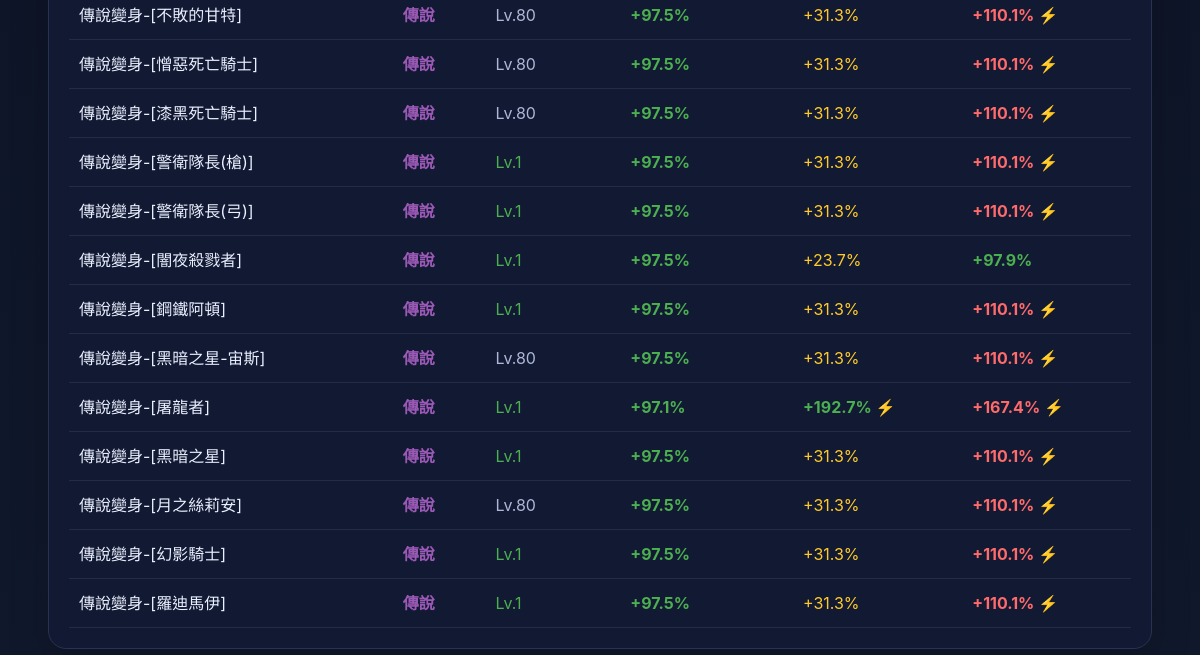
/polymorphs?grade=傳說 (lower part), run on an earlier commit of the app's database.
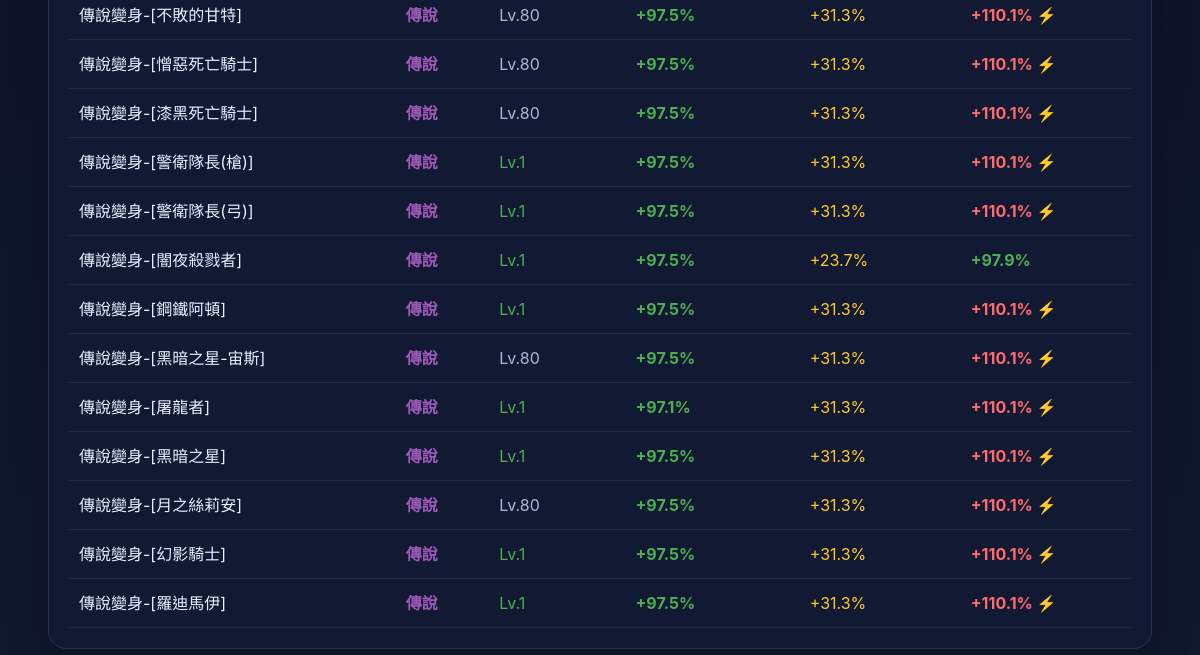
And on a later commit of the database.
### tables this page shows
CREATE TABLE polymorphs (
    id      INTEGER PRIMARY KEY,
    name    TEXT NOT NULL,
    polyid  INTEGER NOT NULL,
    note    TEXT,
    created_at DATETIME DEFAULT CURRENT_TIMESTAMP
, atkspeed INTEGER DEFAULT NULL, movespeed INTEGER DEFAULT NULL, magic_speed INTEGER DEFAULT NULL, minlevel INTEGER DEFAULT NULL, item_id INTEGER DEFAULT NULL, atk_boost REAL DEFAULT NULL, mov_boost REAL DEFAULT NULL, mag_boost REAL DEFAULT NULL, color TEXT DEFAULT '#ffffff');

### app.py (the view, shortened to what this page needs)
    @app.route("/polymorphs")
    def polymorphs():
        q = request.args.get("q", "").strip()
        grade = request.args.get("grade", "").strip()
        db = get_db()
        POLY_GRADES = [
            ("覺醒", "覺醒/支配者"),
            ("神話", "神話變身"),
            ("傳說", "傳說變身"),
            ("英雄", "英雄變身"),
            ("稀有", "稀有變身"),
            ("高級", "高級變身"),
            ("一般", "一般變身"),
        ]
        sql = """
            SELECT id, name, note, polyid, atkspeed, movespeed, magic_speed, atk_boost, mov_boost, mag_boost, minlevel,
              CASE
                WHEN name LIKE '覺醒-%' OR name LIKE '支配者-%' THEN '覺醒'
                WHEN name LIKE '神話變身%' OR note LIKE '%神話%' THEN '神話'
                WHEN name LIKE '傳說變身%' OR note LIKE '%傳說%' THEN '傳說'
                WHEN name LIKE '英雄變身%' OR note LIKE '%英雄%' THEN '英雄'
                WHEN name LIKE '稀有變身%' OR note LIKE '%稀有%' THEN '稀有'
                WHEN name LIKE '高級變身%' OR note LIKE '%高級%' THEN '高級'
                ELSE '一般'
              END AS grade
            FROM polymorphs
            WHERE note NOT LIKE '%圖鑑%' AND id >= 600000000
        """
        params: list[Any] = []
        if q:
            sql += " AND (name LIKE ? OR note LIKE ?)"
            params.extend([f"%{q}%", f"%{q}%"])
        if grade:
            if grade == "覺醒":
                sql += " AND (name LIKE '覺醒-%' OR name LIKE '支配者-%')"
            elif grade == "神話":
                sql += " AND (name LIKE '神話變身%' OR note LIKE '%神話%') AND name NOT LIKE '覺醒-%'"
            elif grade == "傳說":
                sql += " AND (name LIKE '傳說變身%' OR note LIKE '%傳說%') AND name NOT LIKE '覺醒-%'"
            elif grade == "英雄":
                sql += " AND (name LIKE '英雄變身%' OR note LIKE '%英雄%') AND name NOT LIKE '覺醒-%'"
            elif grade == "稀有":
                sql += " AND (name LIKE '稀有變身%' OR note LIKE '%稀有%') AND name NOT LIKE '覺醒-%'"
            elif grade == "高級":
                sql += " AND (name LIKE '高級變身%' OR note LIKE '%高級%') AND name NOT LIKE '覺醒-%'"
        sql += " ORDER BY id LIMIT 500"
        rows = db.execute(sql, params).fetchall()
        return render_template("polymorphs.html", rows=rows, q=q, grade=grade, poly_grades=POLY_GRADES)

### app.py (called while the page is built)
def get_db() -> sqlite3.Connection:
    if "db" not in g:
        db_path = Path(current_app().config["DATABASE"])
        db_path.parent.mkdir(parents=True, exist_ok=True)
        conn = sqlite3.connect(db_path)
        conn.row_factory = sqlite3.Row
        g.db = conn
    return g.db

def current_app() -> Flask:
    from flask import current_app as flask_current_app
    return flask_current_app

### templates/polymorphs.html (shortened to what this page needs)
{% extends "base.html" %}
{% block content %}
<section class="card">
  <div class="table-wrap">
    <table data-sortable>
      <tbody>
        {% for r in rows %}
        <tr>
          <td>
            {% if r.grade == '覺醒' %}
              <span class="grade-awaken">{{ (r.note or '—') | clean_name }}</span>
            {% else %}
              {{ (r.note or '—') | clean_name }}
            {% endif %}
          </td>
          <td>
            {% if r.grade == '覺醒' %}<span class="grade-awaken">✦ 覺醒</span>
            {% elif r.grade == '神話' %}<span class="grade-myth">神話</span>
            {% elif r.grade == '傳說' %}<span class="grade-legend">傳說</span>
            {% elif r.grade == '英雄' %}<span class="grade-hero">英雄</span>
            {% elif r.grade == '稀有' %}<span class="grade-rare">稀有</span>
            {% elif r.grade == '高級' %}<span class="grade-high">高級</span>
            {% else %}<span class="grade-normal">一般</span>
            {% endif %}
          </td>
          <td>
            {% if r.minlevel and r.minlevel > 1 %}
              <span class="muted">Lv.{{ r.minlevel }}</span>
            {% else %}
              <span style="color:#4caf50">Lv.1</span>
            {% endif %}
          </td>
          <td>
            {% set atk = r.atk_boost|string %}
            {% if atk and atk != '—' and atk != 'None' %}
              {% set atk_val = atk | replace('+','') | replace('%','') | float(0) %}
              {% if atk_val > 100 %}<span style="color:#ff6b6b;font-weight:700">{{ atk }} ⚡</span>
              {% elif atk_val > 50 %}<span style="color:#4caf50;font-weight:700">{{ atk }}</span>
              {% elif atk_val > 20 %}<span style="color:#ffca28">{{ atk }}</span>
              {% else %}<span class="muted">{{ atk }}</span>{% endif %}
            {% else %}<span class="muted">—</span>{% endif %}
          </td>
          <td>
            {% set mov = r.mov_boost|string %}
            {% if mov and mov != '—' and mov != 'None' %}
              {% set mov_val = mov | replace('+','') | replace('%','') | float(0) %}
              {% if mov_val > 50 %}<span style="color:#4caf50;font-weight:700">{{ mov }} ⚡</span>
              {% elif mov_val > 20 %}<span style="color:#ffca28">{{ mov }}</span>
              {% else %}<span class="muted">{{ mov }}</span>{% endif %}
            {% else %}<span class="muted">—</span>{% endif %}
          </td>
          <td>
            {% set mag = r.mag_boost|string %}
            {% if mag and mag != '—' and mag != 'None' %}
              {% set mag_val = mag | replace('+','') | replace('%','') | float(0) %}
              {% if mag_val > 100 %}<span style="color:#ff6b6b;font-weight:700">{{ mag }} ⚡</span>
              {% elif mag_val > 50 %}<span style="color:#4caf50;font-weight:700">{{ mag }}</span>
              {% elif mag_val > 20 %}<span style="color:#ffca28">{{ mag }}</span>
              {% else %}<span class="muted">{{ mag }}</span>{% endif %}
            {% else %}<span class="muted">—</span>{% endif %}
          </td>
        </tr>
        {% else %}
        <tr><td colspan="6">查無資料</td></tr>
        {% endfor %}
      </tbody>
    </table>
  </div>
</section>
{% endblock %}

### templates/base.html (shortened to what this page needs)
<!doctype html>
<html lang="zh-Hant">
<head>
  <link rel="stylesheet" href="{{ url_for('static', filename='style.css') }}">
</head>
<body>
  <main class="container page">
    {% block content %}{% endblock %}
  </main>
</body>
</html>

### static/style.css (style rules this page uses)
:root { --bg:#0b1020;--card:#121933;--line:#293252;--text:#eaf0ff;--muted:#aeb8d6;--accent:#6ea8fe }
* { box-sizing:border-box }
body { margin:0;background:linear-gradient(180deg,#0a1020,#10182c);color:var(--text);font:16px/1.5 -apple-system,BlinkMacSystemFont,Segoe UI,Roboto,PingFang TC,Noto Sans TC,sans-serif }
.container { width:min(1120px,92vw);margin:0 auto }
.page { padding:28px 0 40px }
.card { background:var(--card);border:1px solid var(--line);border-radius:18px;padding:20px;margin-bottom:18px;box-shadow:0 14px 40px rgba(0,0,0,.18) }
.muted { color:var(--muted) }
.table-wrap { overflow:auto }
table { width:100%;border-collapse:collapse;min-width:720px }
.grade-legend { color:#9b59b6;font-weight:700 }

### templates/polymorphs.html (style rules this page uses)
.grade-legend { color:#9b59b6; font-weight:700; }

What changed in the data, as far as the page shows it:
changed polymorphs "傳說變身-[屠龍者]": mag_boost "+167.4%" → "+110.1%"; mov_boost "+192.7%" → "+31.3%"
